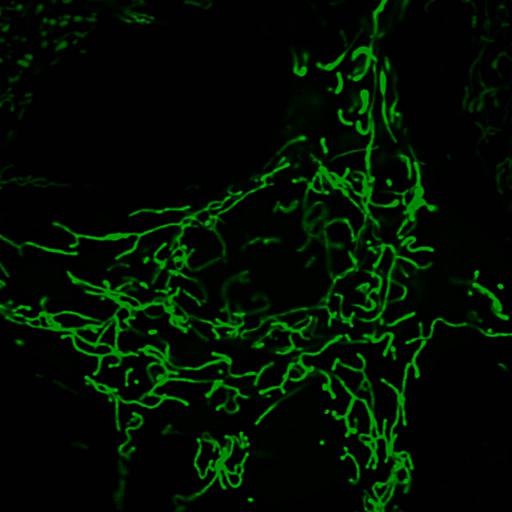
//> input picture Input.jpeg, 1024 x 1024 px (shown at 1/2 size)
$ ./main Input.jpeg 3   (built with g++ and OpenCV 4)
//> lines starting //> are read from the running program, lines starting //| are printed output that depends on the picture; after the words box and inside, x2 and y2 are one past the last pixel; in counts of white or black regions, pixels touching at a corner belong together
//
//  main.cpp
//  DiameterCount
//
//  Created by 周益辰 on 14-3-28.
//  Copyright (c) 2014年 周益辰. All rights reserved.
//  g++ main.cpp -o main -static `pkg-config --cflags --libs opencv` -mmacosx-version-min=10.8

#include <iostream>
#include <fstream>
#include <opencv2/opencv.hpp>
#include "cv.h"
#include "cmath"


/* Table:
 0 Background
 255 Interior
 100 Boundary
 250 Interior with measured diameter
 200 Unspecified region
 */

#define MAXD 20
#define PI 3.1416

using namespace std;
using namespace cv;

Mat img;
Mat raw;
int ansCo[1000000][2];
double ansD[100000];
int nans;
double fsin[500][500];
double fcos[500][500];


inline double dis(double x1, double y1, double x2, double y2)
{
    return sqrt((x1-x2)*(x1-x2)+(y1-y2)*(y1-y2));
}

inline int int5(double x)
{
    return floor(x+0.5);
}

int init(const char * filename, int thresh)
{
//> called with filename = "Input.jpeg", thresh = 3
    namedWindow("Display", 0);
    cout << "Loading the image." << endl;
    img = imread(filename, CV_LOAD_IMAGE_GRAYSCALE);
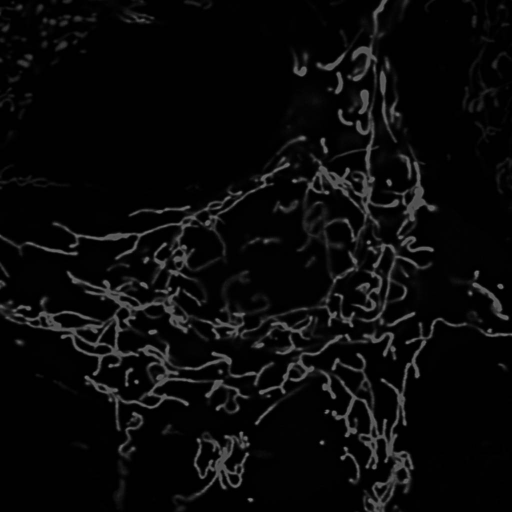
//> img: 1024 rows x 1024 cols, CV_8UC1 (shown at 1/2 size); min 0, max 138, mean 9.7

    cout << "Adjusting the color." << endl;
    int i, j;
    for(i=1; i<500; i++)
        for(j=0; j<i; j++)
        {
            fsin[j][i] = sin(1.0*j/i*2*PI);
            fcos[j][i] = cos(1.0*j/i*2*PI);
        }
    //  adding a MAXD pixel frame to the original image
    raw = Mat::zeros(img.rows+MAXD*2, img.cols+MAXD*2, CV_8UC1);
    for(i = 0; i<img.rows; i++)
        for(j = 0; j<img.cols; j++)
            if(img.at<uchar>(i,j) < thresh) raw.at<uchar>(i+MAXD,j+MAXD) = 0; else raw.at<uchar>(i+MAXD,j+MAXD) = 255;
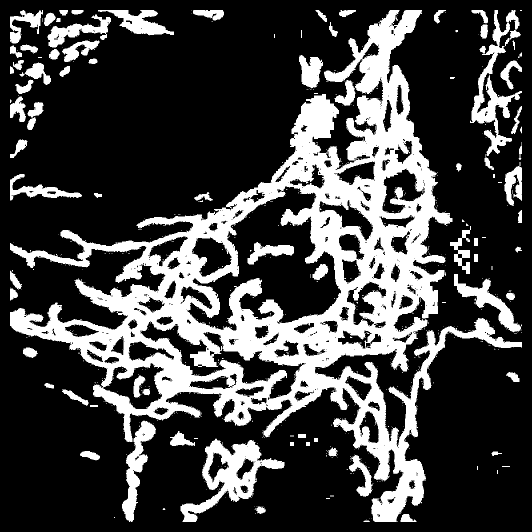
//> raw: 1064 rows x 1064 cols, CV_8UC1 (shown at 1/2 size); 26.6% white; 798 white regions (718 under 20 px), largest, box (x1, y1, x2, y2) and area: (20, 20, 1044, 1044) 232115, (361, 877, 569, 1044) 10941, (940, 20, 1044, 312) 8078
    imshow("Display", raw);
    imwrite("raw.jpg", raw);
    waitKey(0);
    return 0;
}

int tanCheck(int x, int y, double r, double& d)
{
    int sampleRate = int5(2*PI*r/2)*4;
    int sample[sampleRate];

    int wx, wy, whead, wsample, wprev, k, i, j, wk;
    k = 0;

    bool flag;

    flag = false;
    for(i = 0; i<sampleRate; i++)
    {
        wx = x + int5(r*fcos[i][sampleRate]);
        wy = y + int5(r*fsin[i][sampleRate]);
        wsample = raw.at<uchar>(wx, wy);
        if(wsample > 100) wsample = 255;
        if(wsample==0) return -1;
        if(wsample==100) flag = true;
        sample[i] = wsample;
    }

    if(!flag) return 0;

    int l;
    for(i = 0; i<sampleRate; i++)
        if(sample[i] == 255)
        {
            l = 1;
            j = i+1;
            while(j<sampleRate && sample[j]==255)
            {
                l++;
                j++;
            }
            if(j==sampleRate) j = 0;
            while(j<sampleRate && sample[j]==255)
            {
                l++;
                j++;
            }
            j = i-1;
            while(j>=0 && sample[j]==255)
            {
                l++;
                j--;
            }
            if(j==-1) j = sampleRate-1;
            while(j>=0 && sample[j]==255)
            {
                l++;
                j--;
            }
            if(l>1.0*sampleRate/5)
            {
                k++;
                j = i+1;
                while(j<sampleRate && sample[j]==255)
                {
                    sample[j] = 254;
                    j++;
                }
                if(j==sampleRate) j = 0;
                while(j<sampleRate && sample[j]==255)
                {
                    sample[j] = 254;
                    j++;
                }
                j = i-1;
                while(j>=0 && sample[j]==255)
                {
                    sample[j] = 254;
                    j--;
                }
                if(j==-1) j = sampleRate-1;
                while(j>=0 && sample[j]==255)
                {
                    sample[j] = 254;
                    j--;
                }
            }
        }

    d = 0;
    wk = 0;
    for(i = 0; i<sampleRate; i++)
    {
        wx = x + int5(r*fcos[i][sampleRate]);
        wy = y + int5(r*fsin[i][sampleRate]);
        wsample = raw.at<uchar>(wx, wy);
        if(wsample == 100)
        {
            wk++;
            d += dis(x,y,wx,wy);
        }
    }
    d /= wk;
    d *= 2;
    return k;
}


int erase(int x, int y, int r)
{
    int i, j;
    for(i = x-r; i<x+r+1; i++)
        for(j = y-r; j<y+r+1; j++)
            if(dis(x,y,i,j)<=r) raw.at<uchar>(i,j) = 200;
    return 0;
}

int diameterCount()
{
    int i, j, k;
    Mat raw2 = Mat::zeros(img.rows+MAXD*2, img.cols+MAXD*2, CV_8UC1);
    cout << "Detecting boundary." << endl;
    for(i = 1; i<raw.rows-1; i++)
        for(j = 1; j<raw.cols-1; j++)
        {
            k = raw.at<uchar>(i+1,j) + raw.at<uchar>(i+1,j+1) + raw.at<uchar>(i,j+1) + raw.at<uchar>(i-1,j+1) + raw.at<uchar>(i-1,j) + raw.at<uchar>(i-1,j-1) + raw.at<uchar>(i,j-1) + raw.at<uchar>(i+1,j-1);
            if((k>0) && (k<2040) && (raw.at<uchar>(i,j)==255)) raw2.at<uchar>(i,j) = 100; else raw2.at<uchar>(i,j) = raw.at<uchar>(i,j);
        }
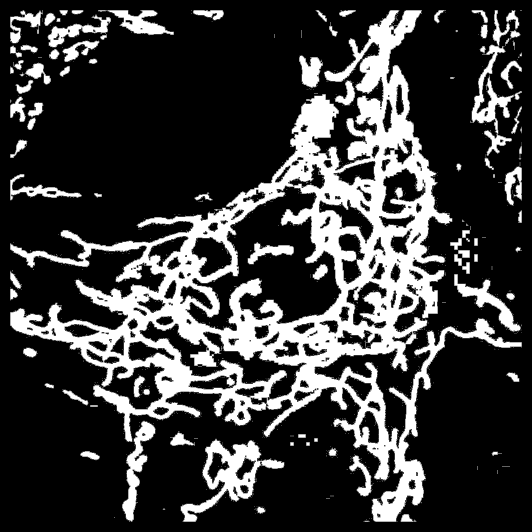
//> raw2: 1064 rows x 1064 cols, CV_8UC1 (shown at 1/2 size); min 0, max 255, mean 60.5
//> after the loop, k = 0
    raw = Mat(raw2);
    imshow("Display", raw);
    imwrite("raw.jpg", raw);
    waitKey(0);

    // [9 lines of commented-out code are left out]

    nans = 0;
    double r, d;
    int tanNo;
    bool flag;
    cout << "Counting diameters." << endl;
    for(i = 0; i<raw.rows; i++)
        for(j = 0; j<raw.cols; j++)
            if(raw.at<uchar>(i,j) == 255)
            {
                flag = false;
                for(r = 1; r<MAXD; r+= 0.25)
                {
                    tanNo = tanCheck(i, j, r, d);
                    if(tanNo==-1) break;
                    else if(tanNo==0) continue;
                    else if(tanNo==1) continue;
                    else if(tanNo==2)
                    {
                        raw.at<uchar>(i,j) = 250;
                        ansCo[nans][0] = i;
                        ansCo[nans][1] = j;
                        ansD[nans] = d;
                        nans++;
                        break;
                    }
                    else
                    {
                        //                     erase(i,j,floor(r));
                        break;
                    }
                }
            }
//> this loop made 1064 passes
//> (tanNo, d, nans) on passes 1 to 3: (0, 0, 0), (0, 0, 0), (0, 0, 0)
//> raw: 1064 rows x 1064 cols, CV_8UC1; 2.03% of pixels changed, all inside (x1, y1, x2, y2) = (22, 21, 1042, 1042)
//> after the loop, flag = false; tanNo = -1; d = 2.21; ansD = 100000 items; nans = 22969
    return 0;
}

int inCheck(int x, int y, double r)
{
    int sampleRate = int5(2*PI*r/6)*4;
    int sample[sampleRate];

    int wx, wy, whead, wsample, wprev, k, i, j, wk;
    k = 0;

    bool flag;

    flag = false;
    for(i = 0; i<sampleRate; i++)
    {
        wx = x + int5(r*fcos[i][sampleRate]);
        wy = y + int5(r*fsin[i][sampleRate]);
        wsample = raw.at<uchar>(wx, wy);
        if(wsample==0 || wsample == 100) return 0;
        if(wsample > 251) wsample = 255; else wsample = 250;
        sample[i] = wsample;
    }

    int l;
    for(i = 1; i<sampleRate; i++)
        if(sample[i]!=sample[i-1]) k++;
    if(sample[0]!=sample[sampleRate-1]) k++;
    return k;
}

int output()
{
    ofstream ouf("output.txt");
    int i, j;
    double w;
    for(i = 0; i<nans; i++)
        for(w = 1; w<ansD[i]/2; w+=1)
           if(inCheck(ansCo[i][0],ansCo[i][1], w)>4)
           {
               erase(ansCo[i][0],ansCo[i][1], ansD[i]/2);
               break;
           }
    for(i = 0; i<nans; i++)
        if(raw.at<uchar>(ansCo[i][0],ansCo[i][1]) == 250) ouf << ansD[i] << endl;
    ouf.close();

    Mat outImg = Mat(raw.rows, raw.cols, CV_8UC3);
    for(i = 0; i<raw.rows; i++)
        for(j = 0; j<raw.cols; j++)
            if(raw.at<uchar>(i,j) == 0)
            {
                outImg.at<Vec3b>(i,j) = Vec3b(0,0,0);
            }
            else if(raw.at<uchar>(i,j) == 100)
            {
                outImg.at<Vec3b>(i,j) = Vec3b(100,100,100);
            }
            else if(raw.at<uchar>(i,j) == 200)
            {
                outImg.at<Vec3b>(i,j) = Vec3b(50, 50, 100);
            }
            else if(raw.at<uchar>(i,j) == 250)
            {
                outImg.at<Vec3b>(i,j) = Vec3b(200,0,0);
            }
            else if(raw.at<uchar>(i,j) == 255)
            {
                outImg.at<Vec3b>(i,j) = Vec3b(255,255,255);
            }
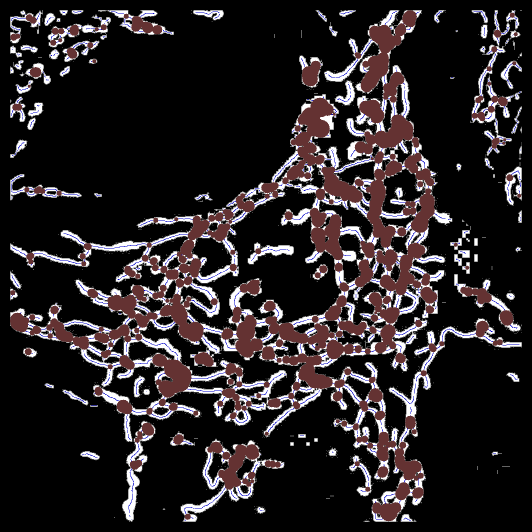
//> outImg: 1064 rows x 1064 cols, CV_8UC3 (shown at 1/2 size); mean B, G, R 36.7, 34.9, 40.6
    imshow("Display", outImg);
    waitKey(0);
    imwrite("Result.jpg", outImg);
    return 0;
}

int main(int argc, const char * argv[])
{
    // insert code here...
    init(argv[1], atoi(argv[2]));
    diameterCount();
    output();
    return 0;
}
